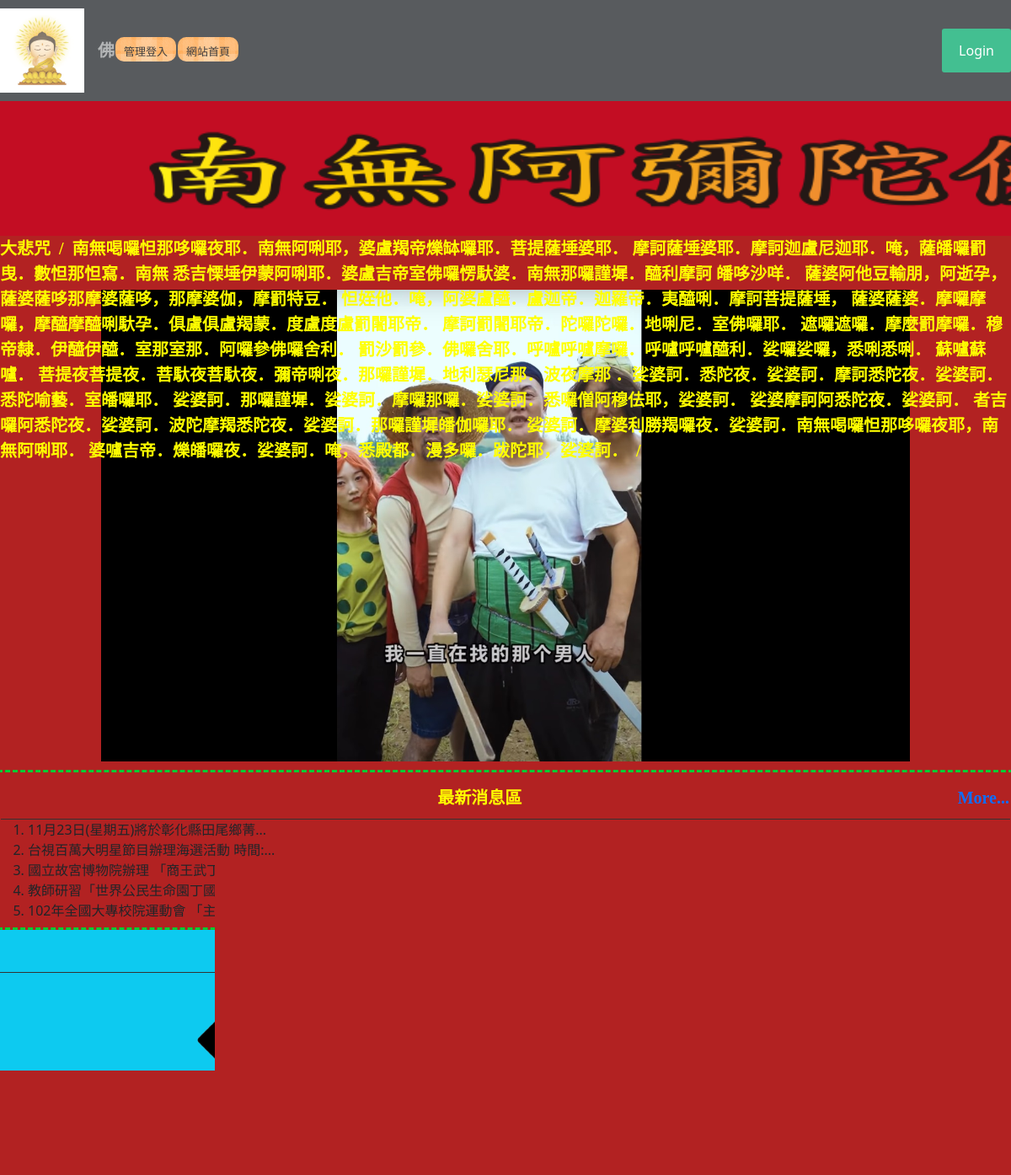
The page / on the database its author committed.
### tables this page shows
CREATE TABLE `menu` (
  `id` int(10) UNSIGNED NOT NULL,
  `text` text NOT NULL,
  `href` text NOT NULL,
  `sh` int(1) UNSIGNED NOT NULL,
  `menu_id` int(10) NOT NULL
);

CREATE TABLE `titles` (
  `id` int(10) UNSIGNED NOT NULL,
  `img` text NOT NULL,
  `text` text NOT NULL,
  `sh` int(1) UNSIGNED NOT NULL
);

CREATE TABLE `ad` (
  `id` int(10) UNSIGNED NOT NULL,
  `text` text NOT NULL,
  `sh` int(1) UNSIGNED NOT NULL
);

CREATE TABLE `news` (
  `id` int(10) UNSIGNED NOT NULL,
  `text` text NOT NULL,
  `sh` int(1) UNSIGNED NOT NULL
);

CREATE TABLE `image` (
  `id` int(10) UNSIGNED NOT NULL,
  `img` text NOT NULL,
  `sh` int(1) UNSIGNED NOT NULL
);

### api/db.php (called while the page is built, shortened)
<?php
class DB{
    protected $dsn = "mysql:host=localhost;charset=utf8;dbname=db08";
    protected $pdo;
    protected $table;
    public function __construct($table){
        $this->table = $table;
        $this->pdo = new PDO($this->dsn, 'root', '');
    }
    function all( $where = '', $other = ''){
        $sql = "select * from `$this->table` ";
        $sql =$this->sql_all($sql,$where,$other);
        return $this->pdo->query($sql)->fetchAll(PDO::FETCH_ASSOC);
    }
    function count( $where = '', $other = ''){
        $sql = "select count(*) from `$this->table` ";
        $sql=$this->sql_all($sql,$where,$other);
        return $this->pdo->query($sql)->fetchColumn();
        }
    function find($id){
        $sql = "select * from `$this->table` ";
        if (is_array($id)) {
            $tmp = $this->a2s($id);
            $sql .= " where " . join(" && ", $tmp);
        } else if (is_numeric($id)) {
            $sql .= " where `id`='$id'";
        } else {
            echo "錯誤:參數的資料型態比須是數字或陣列";
        }
        $row = $this->pdo->query($sql)->fetch(PDO::FETCH_ASSOC);
        return $row;
    }
    private function a2s($array){
        foreach ($array as $col => $value) {
            $tmp[] = "`$col`='$value'";
        }
        return $tmp;
    }
    private function sql_all($sql,$array,$other){
        if (isset($this->table) && !empty($this->table)) {
            if (is_array($array)) {
                if (!empty($array)) {
                    $tmp = $this->a2s($array);
                    $sql .= " where " . join(" && ", $tmp);
                }
            } else {
                $sql .= " $array";
            }
            $sql .= $other;
            return $sql;
        } else {
            echo "錯誤:沒有指定的資料表名稱";
        }
    }
}
$Title=new DB('titles');
$Ad=new DB('ad');
$Image=new DB('image');
$News=new DB('news');
$Menu=new DB('menu');
?>

### index.php (the view, shortened to what this page needs)
<?php include_once "./api/db.php"; ?>
<!DOCTYPE html PUBLIC "-//W3C//DTD XHTML 1.0 Transitional//EN" "http://www.w3.org/TR/xhtml1/DTD/xhtml1-transitional.dtd">
<html xmlns="http://www.w3.org/1999/xhtml">
<head>
	<link href="https://cdn.jsdelivr.net/npm/bootstrap@5.3.2/dist/css/bootstrap.min.css" rel="stylesheet">
	<link rel="stylesheet" href="https://cdnjs.cloudflare.com/ajax/libs/font-awesome/6.5.1/css/all.min.css" />
	<link href="./css/css.css" rel="stylesheet" type="text/css">
</head>
<body>
	<?php
	include "./front/nva.php"
	?>
	<div class="container-fluid " style="margin-top:15vh; ">
		<div class="row">
			<div class="col-12">
				<?php
				$title = $Title->find(['sh' => 1]);
				?>
				<a title="<?= $title['text']; ?>" href="./index.php">
					<div class="ti " style="height:20vh;background:url(&#39;./img/<?= $title['img']; ?>&#39;); background-size:cover;"></div>
				</a>
			</div>
		</div>
	</div>
	<div class="container-fluid mx-auto  " style="background-color:	#B22222">
		<?php
		$do = $_GET['do'] ?? 'main';
		$file = "./front/{$do}.php";
		if (file_exists($file)) {
			include $file;
		} else {
			include "./front/main.php";
		}
		?>
	</div>
	<div class="container-fulid bg-info">
		<div class="row">
			<span class="t botli">寺廟映象區</span>
			<div class="col-12 d-flex  justify-content-center align-items-center" style="width:100%; height:20vh;" class="dbor">
				<div class="cent" onclick="pp(1)"><img src="./icon/arrow-1.png" style="width:150px;height:150px"></div>
				<?php
				$imgs = $Image->all(['sh' => 1]);
				foreach ($imgs as $idx => $img) {
				?>
					<div id="ssaa<?= $idx ?>" class="im cent">
						<img src="./img/<?= $img['img']; ?>" style="width:150px;height:150px;border:solid orange;margin:3px">
					</div>
				<?php
				}
				?>
				<div class="cent" onclick="pp(2)">
					<img src="./icon/arrow-2.png" style="width:150px;height:150px">
				</div>
			</div>
		</div>
	</div>
<?php include "./front/footer.php"?>
</body>
</html>

### front/nva.php (shortened to what this page needs)
<nav class="navbar navbar-expand-sm navbar-dark bg-dark fixed-top opacity-75" style="height:15vh">
		<div class="container-fluid">
			<a class="navbar-brand" href="#">
				<img src="./icon/Buddha.png" alt="Logo" width="100" height="100" class="d-inline-block align-text-top">
			</a>
			<div class="collapse navbar-collapse" id="mynavbar">
				<ul class="navbar-nav me-auto">
					<span class="navbar-text">
						佛
					</span>
					<?php
					$mainmu = $Menu->all(['sh' => 1, 'menu_id' => 0]);
					foreach ($mainmu as $main) {
					?><li>
							<div class="mainmu">
								<a href="<?= $main['href']; ?>" style="color:#000; font-size:13px; text-decoration:none;"><?= $main['text']; ?></a>
						</li>
					<?php
					}
					?>
				</ul>
				<div class="d-flex justify-content-center">
					<?php
					if (isset($_SESSION['login'])) {
					?>
						<button style="width:100%; margin-left:auto; margin-right:auto; margin-top:2px; height:50px;" onclick="lo('back.php')">返回管理</button>
					<?php
					} else {
					?>
						<button onclick="document.getElementById('id01').style.display='block'" style="width:auto; ">Login</button>
					<?php
					}
					?>
				</div>
			</div>
		</div>
	</nav>

### front/marquee.php (shortened to what this page needs)
<div class="row mb-2">
	<div class="col">
    <span>
<marquee scrollamount="18" scrolldelay="120" direction="left" style="position:absolute; width:100%; height:40px;">
    <?php
    $ads=$Ad->all(['sh'=>1]);
    foreach($ads as $ad){
        echo $ad['text'];
        echo'&nbsp;&nbsp;/&nbsp;&nbsp;';
    }
    ?>
</marquee>
</span>
</div>
	<div style="height:32px; display:block;"></div>
</div>
<br>

### front/main.php (shortened to what this page needs)
            <?php include "./front/marquee.php"; ?>
<div class="row">
    <div id="mwww" loop="true" class="col cent" style="height: 70vh;">
    </div>
</div>
<div class="row">
    <div class="col" style="width:95%; padding:2px; height:190px; margin-top:10px; padding:5px 10px 5px 10px; border:#0C3 dashed 3px; position:relative;">
        <span class="t botli">最新消息區
            <?php
            if ($News->count(['sh' => 1]) > 5) {
                echo "<a href='?do=news' style='float:right;'>More...</a>";
            }
            ?>
        </span>
        <ul class="ssaa" style="list-style-type:decimal;">
            <?php
            $news = $News->all(['sh' => 1], ' limit 5');
            foreach ($news as $n) {
                echo "<li>";
                echo mb_substr($n['text'], 0, 20);
                echo "...</li>";
            }
            ?>
        </ul>
    </div>
</div>

### front/footer.php (shortened to what this page needs)
<div class="container-fulid bg-secondary " style="height: 10vh;">
	<div class="row d-flex">
		<div class="t col-6">
			進站總人數 :<?= $Total->find(1)['total']; ?></div>
		<div class="t col-6 "><?= $Bottom->find(1)['bottom']; ?></div>
	</div>
</div>

### css/css.css (style rules this page uses)
* { box-sizing: border-box; padding: 0; margin: 0; }
body { padding: 0; margin: 0; }
.ti { width: 100%; height: 100px; background-size: cover; background-repeat: no-repeat; }
.t { font-weight: 800; display: block; text-align: center; padding: 10px 1px 10px 1px; }
.botli { border-bottom: #333 1px solid; }
.mainmu { position: relative; border-radius: 10px; background: url(../icon/menu.fw.png) center no-repeat; background-size: cover; line-height: 30px; padding: 2px 10px 2px 10px; margin: 7px 1px 7px 1px; height: 29px; }
.cent { text-align: center; }
input, button { border: #999 1px solid; border-radius: 3px; background: #EFEFEF; padding: 5px; margin: 3px; }
a { text-decoration: none; }
button { background-color: #04AA6D; color: white; padding: 14px 20px; margin: 8px 0; border: none; cursor: pointer; width: 100%; }
.container-fluid { margin: 0; padding: 0; }

### front/marquee.php (style rules this page uses)
span { color: yellow; font-size: 20px; font-weight: bold; font-family: "標楷體"; }

### rows shown on the page
menu: text "管理登入"
menu: text "網站首頁"
titles: img (picture)
ad: text "大悲咒"
ad: text "南無喝囉怛那哆囉夜耶．南無阿唎耶，婆盧羯帝爍缽囉耶．菩提薩埵婆耶． 摩訶薩埵婆耶．摩訶迦盧尼迦耶．唵，薩皤囉罰曳．數怛那怛寫．南無 悉吉慄埵伊蒙阿唎耶．婆盧吉帝室佛囉愣馱婆．南無那囉謹墀．醯利摩訶 皤哆沙咩． 薩婆阿他豆輸朋，阿逝孕，薩婆薩哆那摩婆薩哆，那摩婆伽，摩罰特豆． 怛姪他．唵，阿婆盧醯．盧迦帝．迦羅帝．夷醯唎．摩訶菩提薩埵， 薩婆薩婆．摩囉摩囉，摩醯摩醯唎馱孕．俱盧俱盧羯蒙．度盧度盧罰闍耶帝． 摩訶罰闍耶帝．陀囉陀囉．地唎尼．室佛囉耶． 遮囉遮囉．摩麼罰摩囉．穆帝隸．伊醯伊醯．室那室那．阿囉參佛囉舍利． 罰沙罰參．佛囉舍耶．呼嚧呼嚧摩囉．呼嚧呼嚧醯利．娑囉娑囉，悉唎悉唎． 蘇嚧蘇嚧． 菩提夜菩提夜．菩馱夜菩馱夜．彌帝唎夜．那囉謹墀．地利瑟尼那．波夜摩那 ．娑婆訶．悉陀夜．娑婆訶．摩訶悉陀夜．娑婆訶．悉陀喻藝．室皤囉耶． 娑婆訶．那囉謹墀．娑婆訶．摩囉那囉．娑婆訶．悉囉僧阿穆佉耶，娑婆訶． 娑婆摩訶阿悉陀夜．娑婆訶． 者吉囉阿悉陀夜．娑婆訶．波陀摩羯悉陀夜．娑婆訶．那囉謹墀皤伽囉耶． 娑婆訶．摩婆利勝羯囉夜．娑婆訶．南無喝囉怛那哆囉夜耶，南無阿唎耶． 婆嚧吉帝．爍皤囉夜．娑婆訶．唵，悉殿都．漫多囉．跋陀耶，娑婆訶．"
news: text "11月23日(星期五)將於彰化縣田尾鄉菁"
news: text "台視百萬大明星節目辦理海選活動 時間:"
news: text "國立故宮博物院辦理 「商王武丁與后婦好"
news: text "教師研習「世界公民生命園丁國內研習會」"
news: text "102年全國大專校院運動會 「主題標語"
image: img (picture)
image: img (picture)
image: img (picture)
